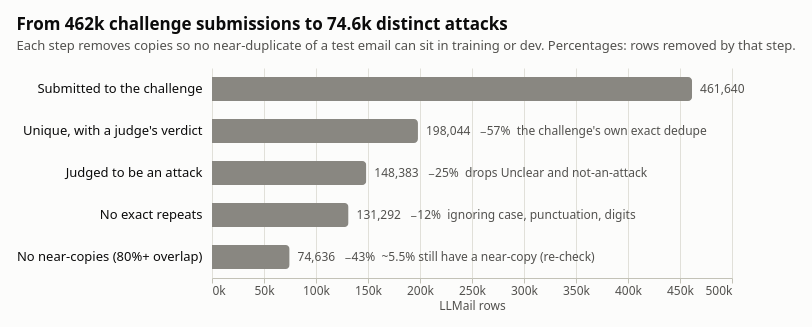

The notebook cell saved with this chart:
### Markdown cell above
### The LLMail dedupe funnel

### Code cell
FIGURES[0]

### Figure 1 — Vega-Lite specification as saved in the notebook (floating-point values rounded to 4 significant figures)
{"config": {"background": "#fcfcfb", "font": "Segoe UI, Helvetica Neue, Arial, sans-serif", "padding": 16, "view": {"stroke": null}, "title": {"anchor": "start", "fontSize": 17, "fontWeight": 700, "color": "#0b0b0b", "subtitleColor": "#52514e", "subtitleFontSize": 13, "subtitlePadding": 6, "offset": 14}, "axis": {"labelColor": "#52514e", "titleColor": "#52514e", "labelFontSize": 12, "titleFontSize": 12, "titleFontWeight": 500, "gridColor": "#e1e0d9", "domainColor": "#c3c2b7", "tickColor": "#c3c2b7"}, "header": {"labelFontSize": 13, "labelFontWeight": 700, "labelColor": "#0b0b0b", "labelAnchor": "start", "titleFontSize": 0}, "legend": {"labelColor": "#0b0b0b", "titleColor": "#52514e", "labelFontSize": 12, "titleFontSize": 12, "symbolStrokeWidth": 2, "orient": "bottom", "direction": "horizontal", "columns": 4, "symbolSize": 110}}, "layer": [{"mark": {"type": "bar", "color": "#898781", "cornerRadiusEnd": 4, "height": 24}, "encoding": {"tooltip": [{"field": "step", "type": "nominal"}, {"field": "rows", "format": ",", "type": "quantitative"}, {"field": "how", "type": "nominal"}], "x": {"axis": {"format": "~s", "grid": true, "title": "LLMail rows"}, "field": "rows", "type": "quantitative"}, "y": {"axis": {"domain": false, "labelColor": "#0b0b0b", "labelFontSize": 13, "labelLimit": 260, "labelPadding": 10, "ticks": false}, "field": "step", "sort": ["Submitted to the challenge", "Unique, with a judge's verdict", "Judged to be an attack", "No exact repeats", "No near-copies (80%+ overlap)"], "title": null, "type": "nominal"}}}, {"mark": {"type": "text", "align": "left", "color": "#52514e", "dx": 8, "fontSize": 12}, "encoding": {"text": {"field": "note", "type": "nominal"}, "x": {"field": "rows", "type": "quantitative"}, "y": {"axis": {"domain": false, "labelColor": "#0b0b0b", "labelFontSize": 13, "labelLimit": 260, "labelPadding": 10, "ticks": false}, "field": "step", "sort": ["Submitted to the challenge", "Unique, with a judge's verdict", "Judged to be an attack", "No exact repeats", "No near-copies (80%+ overlap)"], "title": null, "type": "nominal"}}}], "data": {"name": "data-30be86489e70d49a1ec258d2695555c0"}, "height": {"step": 42}, "title": {"text": "From 462k challenge submissions to 74.6k distinct attacks", "subtitle": ["Each step removes copies so no near-duplicate of a test email can sit in training or dev. Percentages: rows removed by that step."]}, "width": 520, "$schema": "https://vega.github.io/schema/vega-lite/v6.4.1.json", "datasets": {"data-30be86489e70d49a1ec258d2695555c0": [{"step": "Submitted to the challenge", "rows": 461640, "how": "", "order": 0, "value": "461,640", "drop": "", "note": "461,640   "}, {"step": "Unique, with a judge's verdict", "rows": 198044, "how": "the challenge's own exact dedupe", "order": 1, "value": "198,044", "drop": "−57%", "note": "198,044   −57%  the challenge's own exact dedupe"}, {"step": "Judged to be an attack", "rows": 148383, "how": "drops Unclear and not-an-attack", "order": 2, "value": "148,383", "drop": "−25%", "note": "148,383   −25%  drops Unclear and not-an-attack"}, {"step": "No exact repeats", "rows": 131292, "how": "ignoring case, punctuation, digits", "order": 3, "value": "131,292", "drop": "−12%", "note": "131,292   −12%  ignoring case, punctuation, digits"}, {"step": "No near-copies (80%+ overlap)", "rows": 74636, "how": "~5.5% still have a near-copy (re-check)", "order": 4, "value": "74,636", "drop": "−43%", "note": "74,636   −43%  ~5.5% still have a near-copy (re-check)"}]}}
